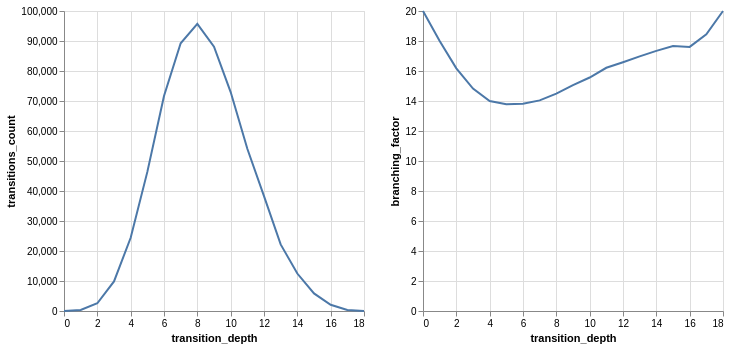

The notebook cell saved with this chart:
### Markdown cell above
### transition depth

### Code cell
# branching factor plot

_plot_df = (
    transitions.group_by("transition_depth", "start_pos")
    .agg(transitions_count=pl.len())
    .group_by("transition_depth")
    .agg(
        transitions_count=pl.col("transitions_count").sum(),
        branching_factor=pl.col("transitions_count").mean(),
    )
    .sort("transition_depth")
)

alt.hconcat(
    alt.Chart(_plot_df).mark_line().encode(x="transition_depth", y="transitions_count"),
    alt.Chart(_plot_df).mark_line().encode(x="transition_depth", y="branching_factor"),
)

### Figure 1 — Vega-Lite specification as saved in the notebook (floating-point values rounded to 4 significant figures)
{"config": {"view": {"continuousWidth": 300, "continuousHeight": 300}}, "hconcat": [{"mark": {"type": "line"}, "encoding": {"x": {"field": "transition_depth", "type": "quantitative"}, "y": {"field": "transitions_count", "type": "quantitative"}}}, {"mark": {"type": "line"}, "encoding": {"x": {"field": "transition_depth", "type": "quantitative"}, "y": {"field": "branching_factor", "type": "quantitative"}}}], "data": {"name": "data-7025916bb8ccb7d2eda3d0f6b681571a"}, "$schema": "https://vega.github.io/schema/vega-lite/v6.4.1.json", "datasets": {"data-7025916bb8ccb7d2eda3d0f6b681571a": [{"transition_depth": 0, "transitions_count": 20, "branching_factor": 20.0}, {"transition_depth": 1, "transitions_count": 360, "branching_factor": 18.0}, {"transition_depth": 2, "transitions_count": 2588, "branching_factor": 16.18}, {"transition_depth": 3, "transitions_count": 9844, "branching_factor": 14.83}, {"transition_depth": 4, "transitions_count": 24404, "branching_factor": 13.99}, {"transition_depth": 5, "transitions_count": 46370, "branching_factor": 13.78}, {"transition_depth": 6, "transitions_count": 71664, "branching_factor": 13.82}, {"transition_depth": 7, "transitions_count": 89240, "branching_factor": 14.04}, {"transition_depth": 8, "transitions_count": 95684, "branching_factor": 14.49}, {"transition_depth": 9, "transitions_count": 88110, "branching_factor": 15.06}, {"transition_depth": 10, "transitions_count": 72972, "branching_factor": 15.57}, {"transition_depth": 11, "transitions_count": 54096, "branching_factor": 16.22}, {"transition_depth": 12, "transitions_count": 38314, "branching_factor": 16.59}, {"transition_depth": 13, "transitions_count": 22200, "branching_factor": 16.97}, {"transition_depth": 14, "transitions_count": 12488, "branching_factor": 17.34}, {"transition_depth": 15, "transitions_count": 5864, "branching_factor": 17.66}, {"transition_depth": 16, "transitions_count": 2060, "branching_factor": 17.61}, {"transition_depth": 17, "transitions_count": 332, "branching_factor": 18.44}, {"transition_depth": 18, "transitions_count": 20, "branching_factor": 20.0}]}}
